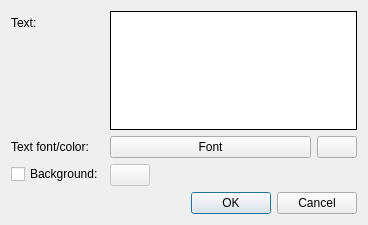
<?xml version="1.0" encoding="UTF-8"?>
<ui version="4.0">
 <class>Dialog</class>
 <widget class="QDialog" name="Dialog">
  <property name="geometry">
   <rect>
    <x>0</x>
    <y>0</y>
    <width>368</width>
    <height>225</height>
   </rect>
  </property>
  <property name="windowTitle">
   <string>Edit Text</string>
  </property>
  <layout class="QVBoxLayout" name="verticalLayout">
   <item>
    <layout class="QFormLayout" name="formLayout">
     <property name="fieldGrowthPolicy">
      <enum>QFormLayout::AllNonFixedFieldsGrow</enum>
     </property>
     <item row="1" column="0">
      <widget class="QLabel" name="laText">
       <property name="text">
        <string>Text:</string>
       </property>
      </widget>
     </item>
     <item row="1" column="1">
      <widget class="QPlainTextEdit" name="leText">
       <property name="frameShape">
        <enum>QFrame::Box</enum>
       </property>
       <property name="frameShadow">
        <enum>QFrame::Plain</enum>
       </property>
      </widget>
     </item>
     <item row="2" column="0">
      <widget class="QLabel" name="laTextFontColor">
       <property name="text">
        <string>Text font/color:</string>
       </property>
      </widget>
     </item>
     <item row="2" column="1">
      <layout class="QHBoxLayout" name="horizontalLayout">
       <item>
        <widget class="QPushButton" name="pbFont">
         <property name="sizePolicy">
          <sizepolicy hsizetype="MinimumExpanding" vsizetype="Fixed">
           <horstretch>0</horstretch>
           <verstretch>0</verstretch>
          </sizepolicy>
         </property>
         <property name="minimumSize">
          <size>
           <width>110</width>
           <height>0</height>
          </size>
         </property>
         <property name="maximumSize">
          <size>
           <width>16777215</width>
           <height>16777215</height>
          </size>
         </property>
         <property name="baseSize">
          <size>
           <width>0</width>
           <height>0</height>
          </size>
         </property>
         <property name="text">
          <string>Font</string>
         </property>
        </widget>
       </item>
       <item>
        <widget class="QPushButton" name="pbTextColor">
         <property name="sizePolicy">
          <sizepolicy hsizetype="Minimum" vsizetype="Expanding">
           <horstretch>0</horstretch>
           <verstretch>0</verstretch>
          </sizepolicy>
         </property>
         <property name="maximumSize">
          <size>
           <width>40</width>
           <height>16777215</height>
          </size>
         </property>
         <property name="text">
          <string/>
         </property>
        </widget>
       </item>
      </layout>
     </item>
     <item row="3" column="0">
      <widget class="QCheckBox" name="cbBackground">
       <property name="text">
        <string>Background:</string>
       </property>
       <property name="checked">
        <bool>false</bool>
       </property>
      </widget>
     </item>
     <item row="3" column="1">
      <widget class="QPushButton" name="pbBackground">
       <property name="enabled">
        <bool>false</bool>
       </property>
       <property name="maximumSize">
        <size>
         <width>40</width>
         <height>16777215</height>
        </size>
       </property>
       <property name="text">
        <string/>
       </property>
      </widget>
     </item>
    </layout>
   </item>
   <item>
    <widget class="QDialogButtonBox" name="buttonBox">
     <property name="orientation">
      <enum>Qt::Horizontal</enum>
     </property>
     <property name="standardButtons">
      <set>QDialogButtonBox::Cancel|QDialogButtonBox::Ok</set>
     </property>
    </widget>
   </item>
  </layout>
 </widget>
 <resources/>
 <connections>
  <connection>
   <sender>buttonBox</sender>
   <signal>accepted()</signal>
   <receiver>Dialog</receiver>
   <slot>accept()</slot>
   <hints>
    <hint type="sourcelabel">
     <x>248</x>
     <y>254</y>
    </hint>
    <hint type="destinationlabel">
     <x>157</x>
     <y>274</y>
    </hint>
   </hints>
  </connection>
  <connection>
   <sender>buttonBox</sender>
   <signal>rejected()</signal>
   <receiver>Dialog</receiver>
   <slot>reject()</slot>
   <hints>
    <hint type="sourcelabel">
     <x>316</x>
     <y>260</y>
    </hint>
    <hint type="destinationlabel">
     <x>286</x>
     <y>274</y>
    </hint>
   </hints>
  </connection>
 </connections>
</ui>
